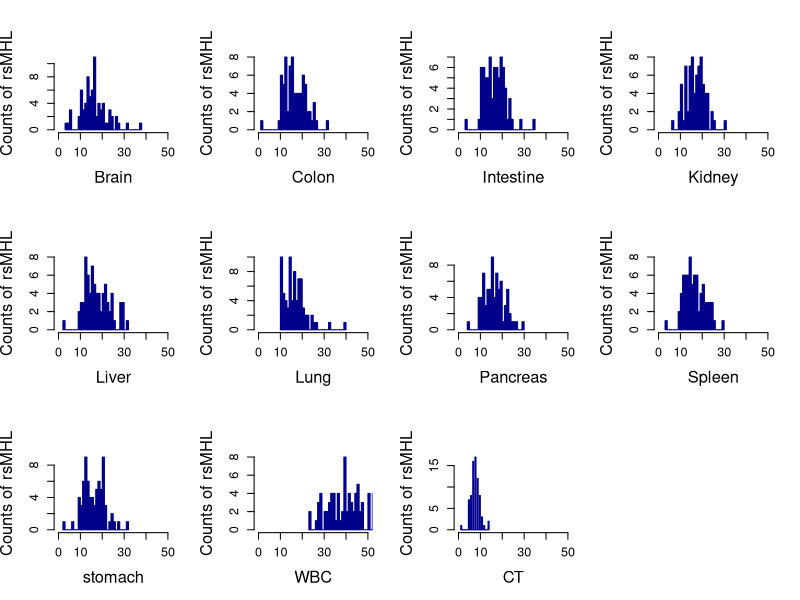

Reproduce this figure in R. (Note: this script raises an error after producing the figure.)
#!/usr/bin/R
# Guassian Distribution based cancer plasma tissue-of-origin and pathology assignment.
# Version 1.3
# Update: May/5/2017
# Input: the ts-MHL counts for each samples in each reference given specific MHL positive threshold (>0.13)
###################################################################
################## Normal(background) ##########################
###################################################################
setwd("C:\\Users\\shg047\\Dropbox\\Project\\methylation\\monod\\Manuscript\\MONOD_analysis_scripts\\bak")
normal<-data.matrix(read.table("normal-ref.txt",sep="\t",head=T,row.names=1,as.is=T))
CCP<-data.matrix(read.table("CCP.txt",sep="\t",head=T,row.names=1,as.is=T))
LCP<-data.matrix(read.table("LCP.txt",sep="\t",head=T,row.names=1,as.is=T))
par(mfrow=c(3,4))
for(i in 1:(nrow(normal))){
  hist(normal[i,],col="darkblue",breaks=30,xlim=c(0,50),xlab=rownames(normal)[i],border ="darkblue",main="",ylab="Counts of rsMHL",cex.axis=1.15,cex.lab=1.5)  
}
Zmax<-matrix(nrow=nrow(normal),ncol=ncol(normal))
for(i in 1:ncol(normal)){
  for(k in 1:nrow(normal)){
    idx<-1:ncol(normal)
    idx1<-sample(idx,75)
    idx2<-idx[which(! idx %in% idx1)]
    Mean<-mean(normal[k, idx1])
    SD<-sd(normal[k, idx1])  
    Z<-c()
    for(p in normal[k,idx2]){
      z <- (p - Mean)/(SD/sqrt(length(idx1)))
      Z<-c(Z,z)
    }
    
    zmp <- (normal[k,i] - mean(normal[k, idx]))/(sd(normal[k, idx])*sqrt((length(normal[k, idx])-1)/(length(normal[k, idx]))))
    Zmax[k,i]=zmp 
  }
}
rownames(Zmax)=rownames(normal)
colnames(Zmax)=colnames(normal)
Zmax
p<-pnorm(-abs(Zmax))
rownames(p1)<-rownames(p)
colnames(p1)<-colnames(p)
p1<--log(p1,10)

#################################################
################## CCP ##########################
#################################################
par(mfrow=c(2,2))
hist(CCP[2,],breaks=30,xlim=c(0,60),col="darkblue",border="darkblue",xlab="Colon",ylab="Counts of cs-MHL",main="Colon")
hist(CCP[11,],breaks=10,xlim=c(0,60),col="darkblue",border="darkblue",xlab="CT",ylab="Counts of cs-MHL",main="Cancer Tissue")
dim(normal)

Zmax<-matrix(nrow=nrow(CCP),ncol=ncol(CCP))
for(i in 1:ncol(CCP)){
    for(k in 1:nrow(normal)){
      idx<-1:ncol(normal)
      idx1<-sample(idx,60)
      idx2<-idx[which(! idx %in% idx1)]
      
      Mean<-mean(normal[k, idx1])
      SD<-sd(normal[k, idx1])
            
      Z<-c()
      for(p in normal[k,idx2]){
        z <- (p - Mean)/(SD/sqrt(length(idx1)))
        Z<-c(Z,z)
      }
      zmp <- (CCP[k,i] - mean(normal[k, idx]))/(sd(normal[k, idx])*sqrt((length(normal[k, idx])-1)/(length(normal[k, idx]))))
      Zmax[k,i]=zmp 
    }
}
rownames(Zmax)=rownames(CCP)
colnames(Zmax)=colnames(CCP)
Zmax
library("beeswarm")
input<-list(Brain=Zmax[1,],Colon=Zmax[2,],Intestine=Zmax[3,],Kidney=Zmax[4,],Liver=Zmax[5,],Lung=Zmax[6,],Pancreas=Zmax[7,],Spleen=Zmax[8,],stomach=Zmax[9,],WBC=Zmax[10,],CT=Zmax[11,])
beeswarm(input,col = 2:12,pch=16,method="center",ylab="Z-Score",main="Normal plamsa")

par(mfrow=c(4,3),mar=c(4,4,2,1))
AUC<-c()
for(k in 1:11){
xx<-c()
sen<-c()
spe<-c()
for(fdr in seq(0,1,by=0.01)){
xx<-sum(Zmax[k,]> quantile((normal[k,]-mean(normal[k,]))/(sd(normal[k,])/sqrt(length(normal[k,]))),fdr))
sen<-c(sen,xx/30)
spe<-c(spe,1-fdr)
}
plot(sen~1-spe,col="red",pch=16,cex=1,xlab="1-specificity",ylab="sensitivity",main=rownames(Zmax)[k])
AUC<-c(AUC,mean(sen))
}

Zmax[k,]<-Zmax[2,]+Zmax[11,]
xx<-c()
sen<-c()
spe<-c()

for(fdr in seq(0,1,by=0.01)){
  xx<-sum(Zmax[k,]> quantile((normal[k,]-mean(normal[k,]))/(sd(normal[k,])/sqrt(length(normal[k,]))),fdr))
  sen<-c(sen,xx/30)
  spe<-c(spe,1-fdr)
}
plot(sen~1-spe,col="red",pch=16,cex=1,xlab="1-specificity",ylab="sensitivity",main="Colon+CT")

# barplot of AUC for CRC cancer
par(mfrow=c(1,1))
AUC<-c(AUC,mean(sen))
names(AUC)<-c(rownames(Zmax),"Colon+CT")
xx<-barplot(AUC,col="blue",ylim=c(0,1))
text(x = xx, y = AUC, label = round(AUC,3), pos = 3, cex = 0.8, col = "red")

#################################################
################## LCP ##########################
#################################################
Zmax<-matrix(nrow=nrow(LCP),ncol=ncol(LCP))
for(i in 1:ncol(LCP)){
  for(k in 1:nrow(normal)){
    idx<-1:ncol(normal)
    idx1<-sample(idx,29)
    idx2<-idx[which(! idx %in% idx1)]
    
    Mean<-mean(normal[k, idx1])
    SD<-sd(normal[k, idx1])
    
    Z<-c()
    for(p in normal[k,idx2]){
      z <- (p - Mean)/(SD/sqrt(length(idx1)))
      Z<-c(Z,z)
    }
    
    zmp <- (LCP[k,i] - mean(normal[k, idx]))/(sd(normal[k, idx])*sqrt((length(normal[k, idx])-1)/(length(normal[k, idx]))))
    Zmax[k,i]=zmp 
  }
}
rownames(Zmax)=rownames(LCP)
colnames(Zmax)=colnames(LCP)

library("beeswarm")
input<-list(Brain=Zmax[1,],Colon=Zmax[2,],Intestine=Zmax[3,],Kidney=Zmax[4,],Liver=Zmax[5,],Lung=Zmax[6,],Pancreas=Zmax[7,],Spleen=Zmax[8,],stomach=Zmax[9,],WBC=Zmax[10,],CT=Zmax[11,])
beeswarm(input,col = 2:12,pch=16,method="center",ylab="Z-Score",main="Normal plamsa")

par(mfrow=c(4,3),mar=c(4,4,2,1))
AUC<-c()
for(k in 1:11){
  xx<-c()
  sen<-c()
  spe<-c()
  for(fdr in seq(0,1,by=0.01)){
    xx<-sum(Zmax[k,]> quantile((normal[k,]-mean(normal[k,]))/(sd(normal[k,])/sqrt(length(normal[k,]))),fdr))
    sen<-c(sen,xx/30)
    spe<-c(spe,1-fdr)
  }
  AUC<-c(AUC,mean(sen))
  plot(sen~1-spe,col="red",pch=16,cex=1,xlab="1-specificity",ylab="sensitivity",main=rownames(Zmax)[k])
}
Zmax[k,]<-Zmax[6,]+Zmax[11,]
xx<-c()
sen<-c()
spe<-c()
for(fdr in seq(0,1,by=0.01)){
  xx<-sum(Zmax[k,]> quantile((normal[k,]-mean(normal[k,]))/(sd(normal[k,])/sqrt(length(normal[k,]))),fdr))
  sen<-c(sen,xx/30)
  spe<-c(spe,1-fdr)
}
plot(sen~1-spe,col="red",pch=16,cex=1,xlab="1-specificity",ylab="sensitivity",main="Lung+CT")

